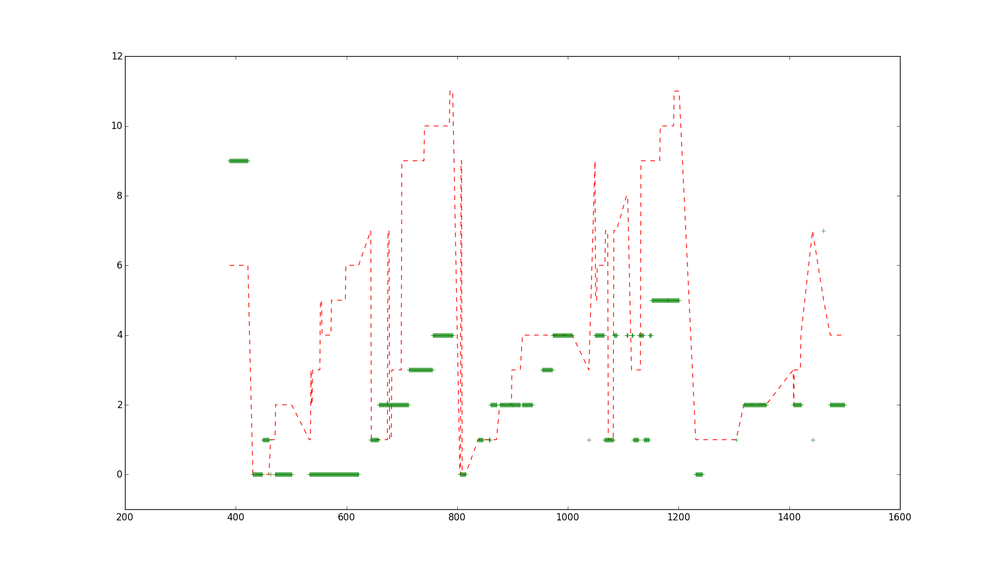
#> input picture 389_1400_scores.png, 1000 x 566 px, shrunk from 1800 x 1018 before the run
$ python compare_image.py 389_1400_scores.png   (Python 2 division)
#> lines starting #> are read from the running program, lines starting #| are printed output that depends on the picture; after the words box and inside, x2 and y2 are one past the last pixel; in counts of white or black regions, pixels touching at a corner belong together
import math, operator
import argparse
import time
import os
from skimage.measure import structural_similarity as ssim
from skimage import color
from skimage import io
from PIL import Image

def compare(file1, file2):
    image1 = io.imread(file1)
    image2 = io.imread(file2)
    image1 = color.rgb2gray(image1)
    image2 = color.rgb2gray(image2)
    # [4 lines of commented-out code are left out]
    return ssim(image1, image2)

if __name__=='__main__':
    start_time = time.time()
    parser = argparse.ArgumentParser()
    parser.add_argument("image", type=str, help='Path to .jpeg file where the image locates')
    # parser.add_argument("images_dir", type=str, help='Path to the directory where the image database locates')
    args = parser.parse_args()
    args.image = os.path.abspath(args.image)
    # args.images_dir = os.path.abspath(args.images_dir)
    max_score = 0

    import cv2
    import numpy as np
    from matplotlib import pyplot as plt
    img = cv2.imread(args.image,0)
#> img: shape (566, 1000); min 3, max 255, mean 252.7
    edges = cv2.Canny(img,100,200)
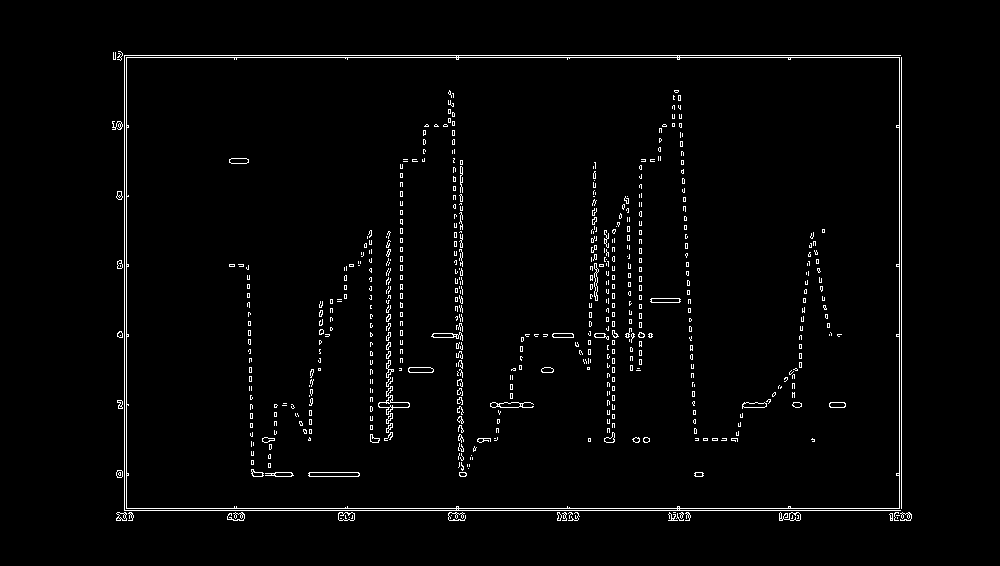
#> edges: shape (566, 1000); 2.2% white in thin lines or dots, all inside (x1, y1, x2, y2) = (112, 51, 912, 521)
    print edges
#> (printed output is left out)
    plt.subplot(121),plt.imshow(img,cmap = 'gray')
    plt.title('Original Image'), plt.xticks([]), plt.yticks([])
    plt.subplot(122),plt.imshow(edges,cmap = 'gray')
    plt.title('Edge Image'), plt.xticks([]), plt.yticks([])
    plt.show()
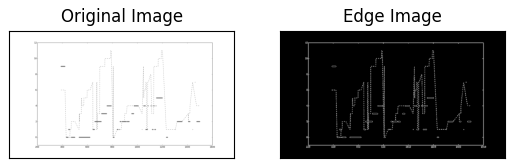
#> figure drawn by matplotlib, 2 panels

#> (the run stopped early here; a loop or call above may not have finished)
